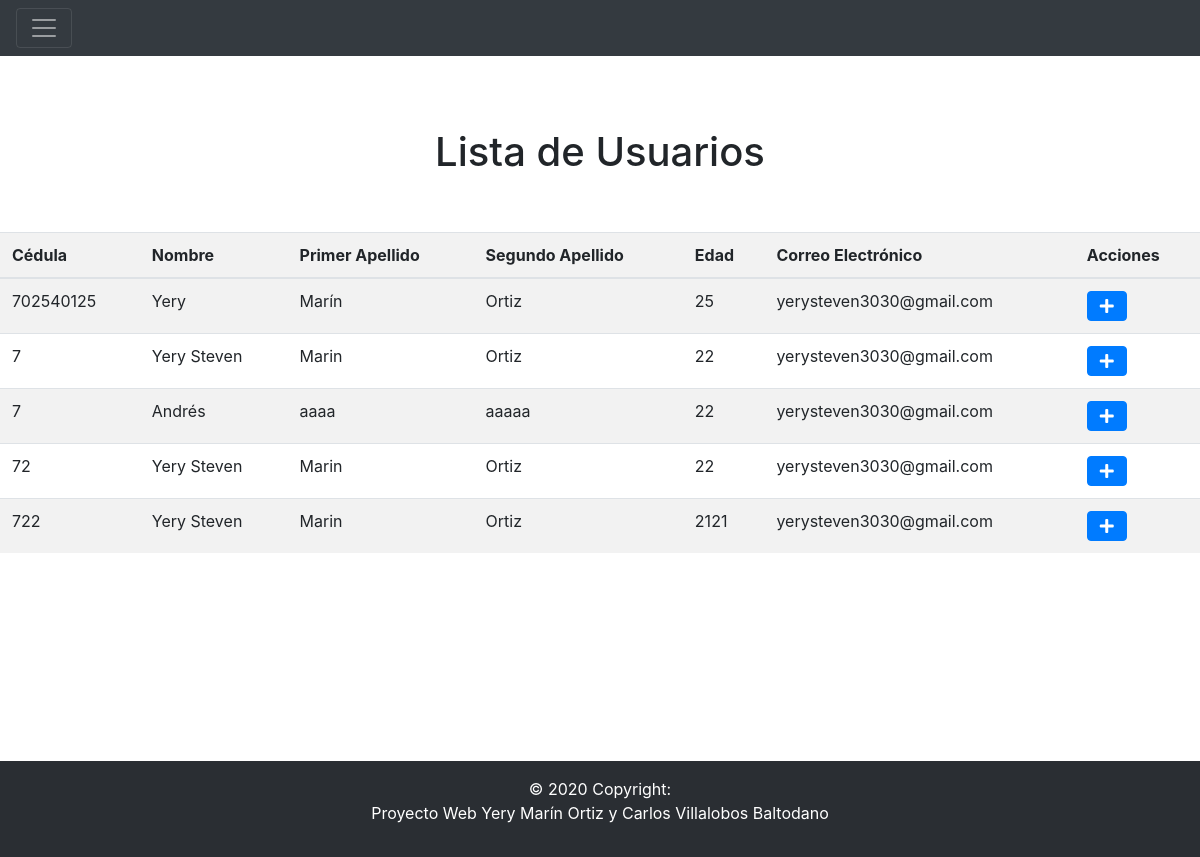
Page /view/viewlistausuarios.php on the committed database.
### tables this page shows
CREATE TABLE `tbusuario` (
  `tbusuarioid` int(11) NOT NULL,
  `tbusuariocedula` varchar(250) NOT NULL,
  `tbusuarionombre` varchar(250) NOT NULL,
  `tbusuarioapellido1` varchar(250) NOT NULL,
  `tbusuarioapellido2` varchar(250) NOT NULL,
  `tbusuarioedad` int(11) NOT NULL,
  `tbusuariocorreo` varchar(250) NOT NULL
);

### data/usuariodata.php (called while the page is built, shortened)
<?php
class UsuarioData extends Database{
	public function obtenerUsuarios() {
		$pdo = Database::conectar();
		$stm = $pdo->prepare("CALL obtenerUsuarios()");
		$stm->execute();
		return $stm->fetchAll(PDO::FETCH_ASSOC);
	}
}
?>

### business/usuariobusiness.php (called while the page is built, shortened)
<?php
include '../data/usuariodata.php';
class UsuarioBusiness{
	private $usuarioData;
	public function UsuarioBusiness(){
		$this->usuarioData = new UsuarioData();
	}
	public function obtenerUsuarios(){
        return $this->usuarioData->obtenerUsuarios();
    }
}
?>

### view/viewlistausuarios.php (the view, shortened to what this page needs)
<?php
include '../business/usuariobusiness.php';
$usuariosbusiness = new UsuarioBusiness();
$usuarios = $usuariosbusiness->obtenerUsuarios();
?>
<link href="//maxcdn.bootstrapcdn.com/bootstrap/4.1.1/css/bootstrap.min.css" rel="stylesheet" id="bootstrap-css">
<!DOCTYPE html>
<html lang="en">
<head>
	<link rel="stylesheet" href="https://use.fontawesome.com/releases/v5.3.1/css/all.css">
</head>
<body>
<?php
include 'header.php'
?>
<div class="container text-center">
    <h1>Lista de Usuarios</h1>
</div>
<br><br>
<table id="tbusuario" class="table table-striped">
			<tr>
            <th>Cédula</th>
            <th>Nombre</th>
            <th>Primer Apellido</th>
            <th>Segundo Apellido</th>
            <th>Edad</th>
            <th>Correo Electrónico</th>
            <th>Acciones</th>
			</tr>
		<tbody>
			<?php
		foreach($usuarios as $row){
		    echo "<tr>";
		    echo '<td>'.$row['tbusuariocedula'].'</td>';
		    echo '<td>'.$row['tbusuarionombre'].'</td>';
		    echo '<td>'.$row['tbusuarioapellido1'].'</td>';
            echo '<td>'.$row['tbusuarioapellido2'].'</td>';
            echo '<td>'.$row['tbusuarioedad'].'</td>';
            echo '<td>'.$row['tbusuariocorreo'].'</td>';
            echo '<td><a href="viewregistrouser.php" class="btn btn-primary"><i class="fa fa-plus"></i></a></td>';
            echo '</tr>';
			}
?>
</tbody>
</table>
<br><br>
<br><br><br>
<?php
    include 'footer.php';
?>
</body>
</html>

### view/header.php (shortened to what this page needs)
<header>
<nav class="navbar navbar-dark bg-dark">
  <button class="navbar-toggler" type="button" data-bs-toggle="collapse" data-bs-target="#navbarTogglerDemo01" aria-controls="navbarTogglerDemo01" aria-expanded="false" aria-label="Toggle navigation">
    <span class="navbar-toggler-icon"></span>
  </button>
</nav>
</header>
<br><br><br>

### view/footer.php
<br><br><br>
<footer class="bg-dark text-center text-white">
  <div class="text-center p-3" style="background-color: rgba(0, 0, 0, 0.2);">
    © 2020 Copyright:
    <p class="text-white">Proyecto Web Yery Marín Ortiz y Carlos Villalobos Baltodano</p>
  </div>
</footer>

### rows in the picture
tbusuario: tbusuariocedula "702540125", tbusuarionombre "Yery", tbusuarioapellido1 "Marín", tbusuarioapellido2 "Ortiz", tbusuarioedad "25", tbusuariocorreo "yerysteven3030@gmail.com"
tbusuario: tbusuariocedula "7", tbusuarionombre "Yery Steven", tbusuarioapellido1 "Marin", tbusuarioapellido2 "Ortiz", tbusuarioedad "22", tbusuariocorreo "yerysteven3030@gmail.com"
tbusuario: tbusuariocedula "7", tbusuarionombre "Andrés", tbusuarioapellido1 "aaaa", tbusuarioapellido2 "aaaaa", tbusuarioedad "22", tbusuariocorreo "yerysteven3030@gmail.com"
tbusuario: tbusuariocedula "72", tbusuarionombre "Yery Steven", tbusuarioapellido1 "Marin", tbusuarioapellido2 "Ortiz", tbusuarioedad "22", tbusuariocorreo "yerysteven3030@gmail.com"
tbusuario: tbusuariocedula "722", tbusuarionombre "Yery Steven", tbusuarioapellido1 "Marin", tbusuarioapellido2 "Ortiz", tbusuarioedad "2121", tbusuariocorreo "yerysteven3030@gmail.com"
